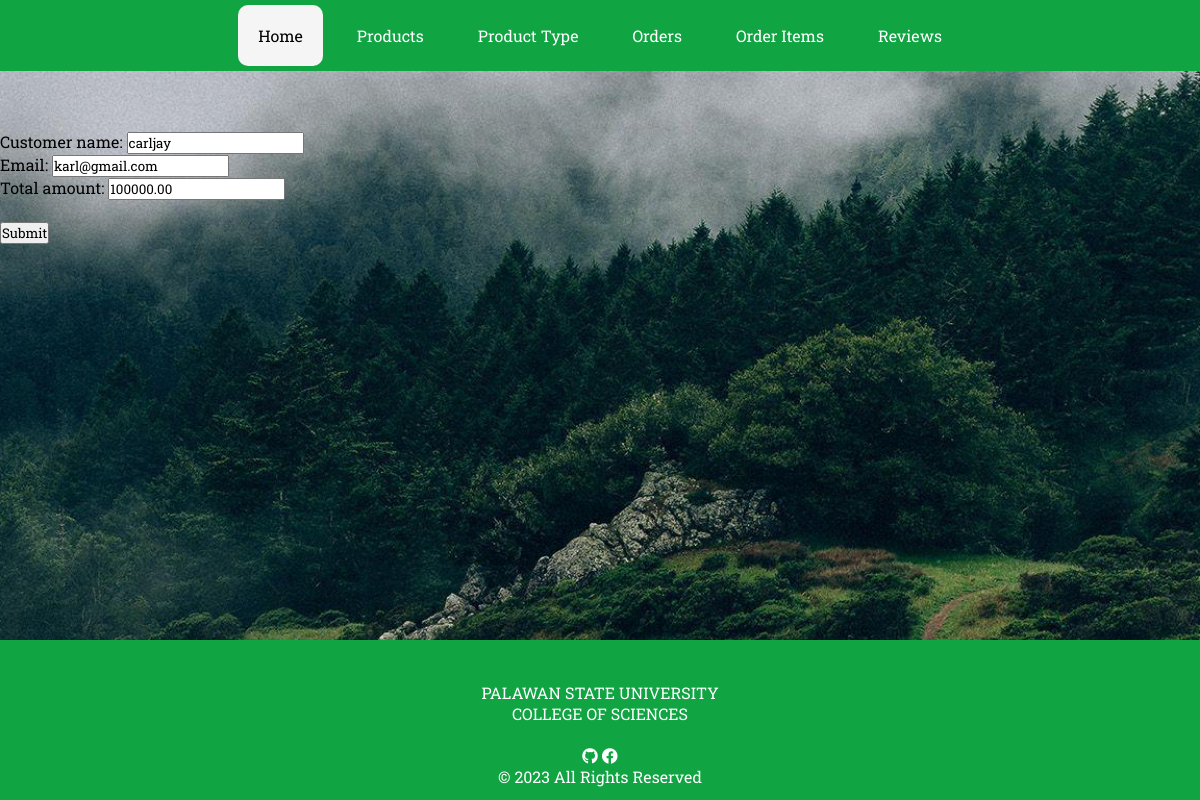
Screenshot of /order/1/ with the database file from the repository.
### record/models.py (models this page shows, shortened)
class BaseModel(models.Model):
    created_at = models.DateTimeField(auto_now=True, db_index=True)
    updated_at = models.DateTimeField(auto_now=True)
    class Meta:
        abstract = True

class Order(BaseModel):
    order_id = models.AutoField(primary_key=True)
    customer_name = models.CharField(max_length=255)
    email = models.EmailField()
    total_amount = models.DecimalField(max_digits=10, decimal_places=2)

### record/views.py (the view)
# urls.py: path('order/<int:pk>/', OrderUpdateView.as_view(), name='order-update'),
class OrderUpdateView(UpdateView):
    model = Order
    form_class = OrderForm
    template_name = 'order_edit.html'
    success_url = reverse_lazy('order-list')

### record/forms.py
class OrderForm(ModelForm):
    class Meta:
        model = Order
        fields = "__all__"

### record/templates/order_edit.html (shortened to what this page needs)
{% extends 'base.html' %}
    {% load static %}
    {% block content %}
    <form role="form" class="" action="" method="post" novalidate>
        {% include 'includes/form.html' %}
        <br />
        <div class="form-group">
            <div class="col-md-12 col-sm-3">
                <button type='submit' class="btn btn-primary">Submit</button>
            </div>
        </div>
    </form>
{% endblock %}

### record/templates/includes/form.html (shortened to what this page needs)
{% load widget_tweaks %}
{% for field in form %}
<div class="col-md-6">
    <div class="form-group">
    {% if field.field.widget.input_type == 'checkbox' %}
    <div class="form-check form-switch">
        {% render_field field class="form-check-input ms-auto" %}
        <label class="form-check-label text-body ms-3 text-truncate w-250 mb-0"
for="flexSwitchCheckDefault5">{{ field.label_tag }}</label>
    </div>
    {% else %}
        <label for="example-text-input" class="form-control-label">{{ field.label_tag}}</label>
        {% render_field field class="form-control" %}
    {% endif %}
</div>
</div>
{% endfor %}

### record/static/css/style.css (style rules this page uses)
* { margin: 0; padding: 0; font-family: 'Roboto Slab'; }
body { background-image: url('../images/bg.jpg'); background-size: cover; background-position: center; background-attachment: fixed; height: 100%; margin: 0; padding: 0; }

### rows the page displays
Order: customer_name "carljay" "karl@gmail.com" "100000.00"

### other values shown
{{ field.label_tag }} "Customer name:" "Email:" "Total amount:"
